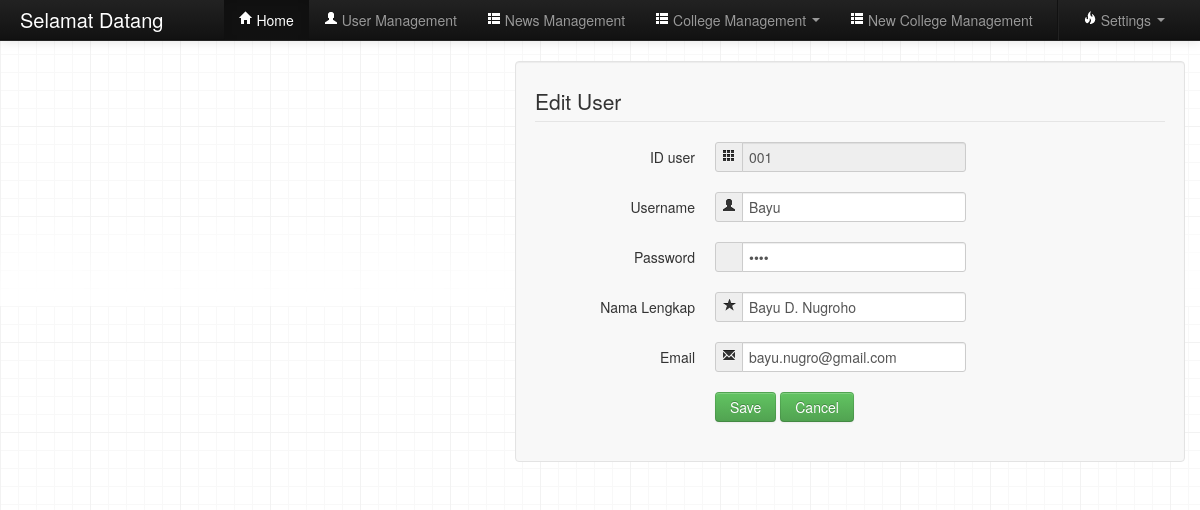
The page /admin/EditUser.php?iduser=001 on the database its author committed.
### tables this page shows
CREATE TABLE IF NOT EXISTS `user` (
  `iduser` varchar(50) NOT NULL DEFAULT '',
  `username` varchar(13) DEFAULT NULL,
  `password` varchar(10) DEFAULT NULL,
  `namalengkap` varchar(30) DEFAULT NULL,
  `email` varchar(25) DEFAULT NULL,
  `level` varchar(25) NOT NULL DEFAULT 'user',
  PRIMARY KEY (`iduser`)
);

### admin/EditUser.php (the view, shortened to what this page needs)
<?php
 	include 'Admin.php';
?>
<!DOCTYPE html PUBLIC "-//W3C//DTD XHTML 1.0 Transitional//EN" "http://www.w3.org/TR/xhtml1/DTD/xhtml1-transitional.dtd">
<html xmlns="http://www.w3.org/1999/xhtml">
<head>
	<link rel="stylesheet" type="text/css" href="../style/bootstrap/css/bootstrap-responsive.css" />
	<link rel="stylesheet" type="text/css" href="../style/bootstrap/css/bootstrap-responsive.min.css" />
	<link rel="stylesheet" type="text/css" href="../style/bootstrap/css/bootstrap.css" />
	<link rel="stylesheet" type="text/css" href="../style/bootstrap/css/bootstrap.min.css" />
	<link rel="stylesheet" type="text/css" href="../style/default.css"/>
<body>
		<div class="container">
			<div class="row">
				<div class="span7 offset5">
								<?php
									$iduser = $_GET['iduser'];
									$ubah = mysql_query("SELECT * FROM user where iduser= $iduser");
									$data = mysql_fetch_array($ubah);
							echo "
							<form class='form-horizontal well' method='POST' action='../controller/update.php' id='registerHere'>
							<fieldset>
							<legend>Edit User</legend>
							<div class=control-group'>
							<input type='hidden' name='iduser' value='$data[iduser]'>
							<div class='control-group'>
								<label class='control-label' for='idusername'>ID user</label>
								<div class='controls'>
									<div class='input-prepend'>
										<span class='add-on'><strong class='icon-th'></strong></span>
										<input type='text' class='input-large' disabled=disabled id='idusername' rel='popover' name='idusername' data-content='Enter Your ID'. data-original-title='ID User' placeholder='input id user..' value='$data[iduser]'>
									</div>
								</div>
							</div>
							<div class='control-group'>
								<label class='control-label' for='username'>Username</label>
								<div class='controls'>
									<div class='input-prepend'>
										<span class='add-on'><strong class='icon-user'></strong></span>
										<input type='text' class='input-large' id='username' rel='popover' name='username' data-content='Enter Your Username'. data-original-title='Username' placeholder='input username..' value='$data[username]'>
									</div>
								</div>
							</div>
							<div class='control-group'>
								<label class='control-label' for='password'>Password</label>
								<div class='controls'>
									<div class='input-prepend'>
										<span class='add-on'><strong class=''></strong></span>
										<input type='password' class='input-large' id='password' rel='popover' name='password' data-content='Enter Your Password'. data-original-title='passworrd' placeholder='input your password..' value='$data[password]'>
									</div>
								</div>
							</div>
							<div class='control-group'>
								<label class='control-label' for='namalengkap'>Nama Lengkap</label>
								<div class='controls'>
									<div class='input-prepend'>
										<span class='add-on'><strong class='icon-star'></strong></span>
										<input type='text' class='input-large' id='namalengkap' name='namalengkap' rel='popover' data-content='Enter Your Nama Lengkap'. data-original-title='Nama_Lengkap' placeholder='input your name..' value='$data[namalengkap]'>
									</div>
								</div>
							</div>
							<div class='control-group'>
								<label class='control-label' for='email'>Email</label>
								<div class='controls'>
									<div class='input-prepend'>
										<span class='add-on'><strong class='icon-envelope'></strong></span>
										<input type='text' class='input-large' id='email' name='email' rel='popover' data-content='Enter Your Email Address'. data-original-title='Email' placeholder='input your email addres..' value='$data[email]'>
									</div>
								</div>
							</div>
							<div class='control-group'>
								<label class='control-label'></label>
								<div class='controls'>
									<button type='submit' class='btn btn-success'>Save</button> <button type='reset' class='btn btn-success' onclick='window.history.back()'> Cancel</button>
								</div>
							</div>
							</form>
							"; ?>
				</div>
			</div>
		</div>
</body>
</html>

### style/default.css (style rules this page uses)
body { background-image: url('../img/grid-18px-masked.png'); }
.well { background-color:#F8F8F8; }

### admin/Admin.php (style rules this page uses)
body { padding-top: 60px; }

### rows shown on the page
user: idusername "001", username "Bayu", namalengkap "Bayu D. Nugroho", email "bayu.nugro@gmail.com"
